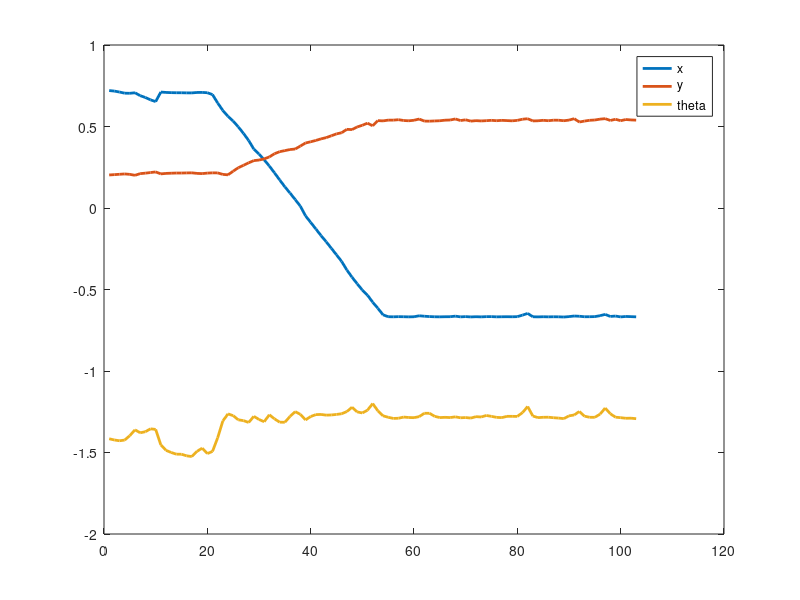
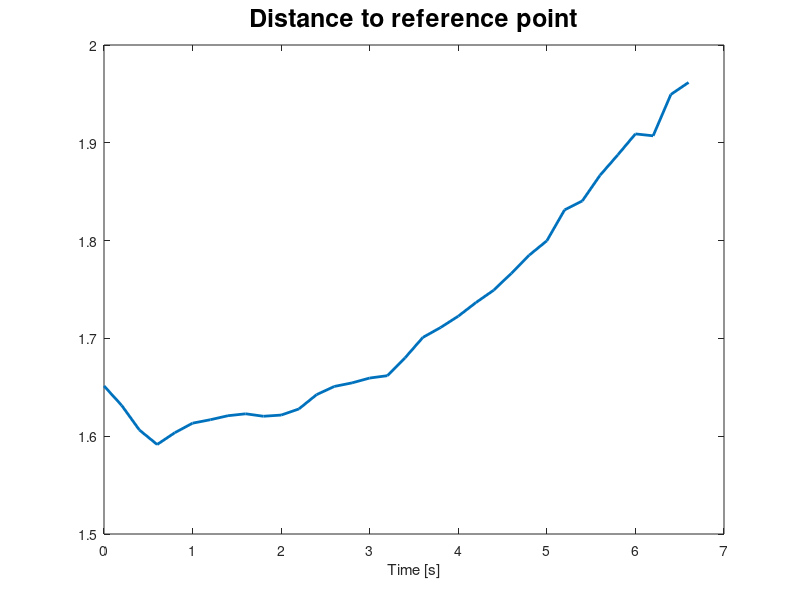
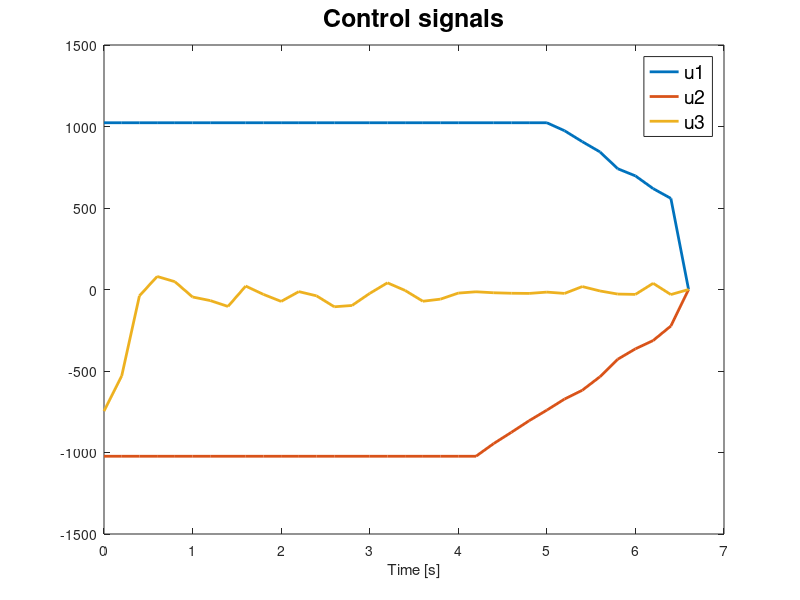
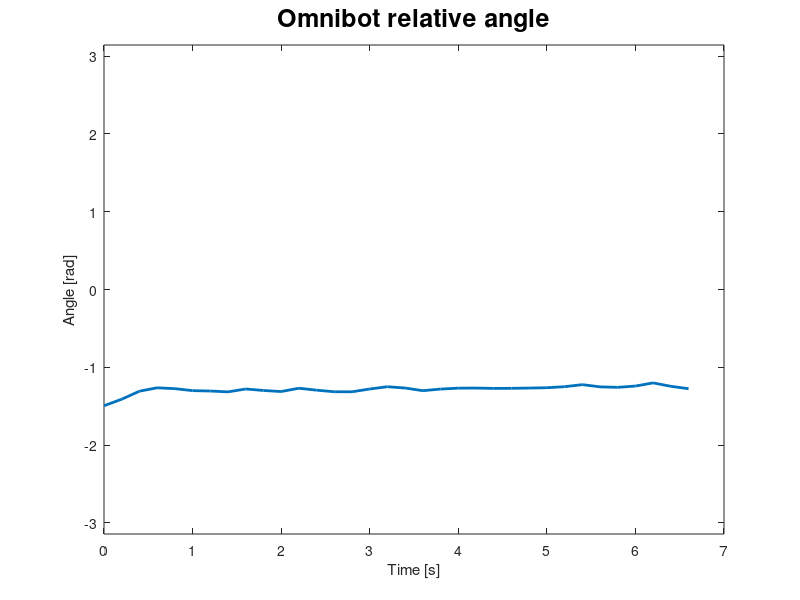

Recreate these plots in MATLAB, in order.
data = load('GUI/data.csv');

x_ref = 0.04;
y_ref = -1.3;

close all;
x = data(:,1);
y = data(:,2);
theta = data(:,3);
u1 = data(:,4);
u2 = data(:,5);
u3 = data(:,6);


length_x = size(data,1);

start_idx = 0;
for i = 1:length_x
    if (u1(i) ~= 0 || u2(i) ~= 0 || u3(i) ~= 0)
        start_idx = i;
        break;
    end
end

stop_idx = 0;
for i = start_idx:length_x
    if (u1(i) == 0 && u2(i) == 0 && u3(i) == 0)
        stop_idx = i;
        break;
    end
end



figure
plot(x,'LineWidth',2)
hold on
plot(y,'LineWidth',2)
plot(theta,'LineWidth',2)
legend('x','y','theta')

x = x(start_idx:stop_idx);
y = y(start_idx:stop_idx);
theta = theta(start_idx:stop_idx);

u1 = u1(start_idx:stop_idx);
u2 = u2(start_idx:stop_idx);
u3 = u3(start_idx:stop_idx);


L = length(x);
e = zeros(L,1);

for i = 1:L
    e(i) = sqrt((x_ref - x(i))^2 + (y_ref - y(i))^2);
end

time = (0:L-1) * 0.2;

figure
plot(time, e,'LineWidth',2)
xlabel('Time [s]')
title('Distance to reference point','FontSize',18)


figure
plot(time,u1,'LineWidth',2)
hold on
plot(time,u2,'LineWidth',2)
plot(time,u3,'LineWidth',2)
xlabel('Time [s]')
title('Control signals','FontSize',18)
legend('u1','u2','u3','FontSize',14)

figure
plot(time,theta,'LineWidth',2)
ylim([-pi,pi])
ylabel('Angle [rad]')
xlabel('Time [s]')
title('Omnibot relative angle','FontSize',18)


xmin = -1.75;
xmax = 1.35;
ymin = -2.2;
ymax = 0.9;
figure
plot(x,y,'LineWidth',2)
grid on
hold on
scatter(x(1),y(1),'go','filled')
scatter(x_ref,y_ref,'ro','filled')
title('Omnibot path','FontSize',18)
xlim([xmin, xmax]);
ylim([ymin, ymax]);
xlabel('x')
ylabel('y')
legend('Path','Starting point','Reference point','FontSize',14)


